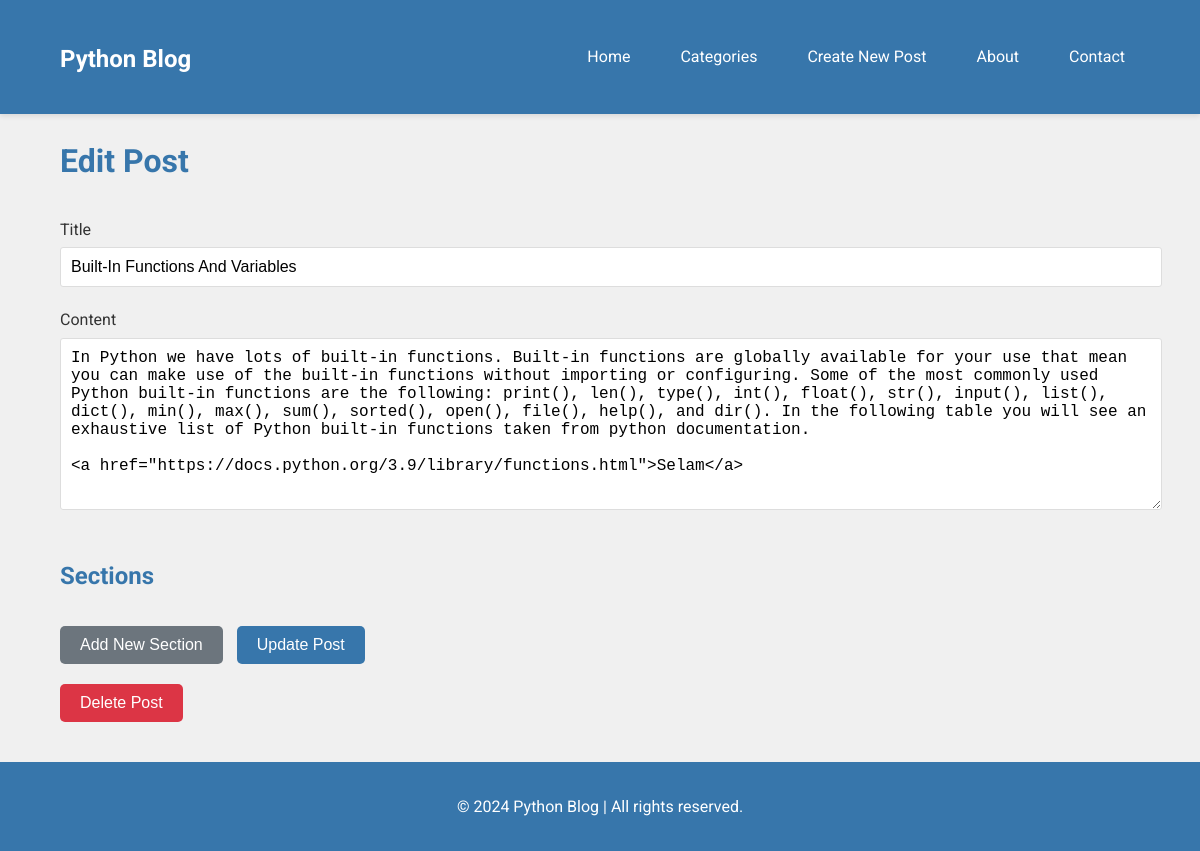
/post/11/edit, run on the app's committed database.
### app/models.py (models this page shows, shortened)
class BlogPost(db.Model):
    id = db.Column(db.Integer, primary_key=True)
    title = db.Column(db.String(100), nullable=False)
    content = db.Column(db.Text, nullable=False)
    date_posted = db.Column(db.DateTime, nullable=False, default=datetime.utcnow)
    sections = db.relationship('BlogPostSection', backref='post', lazy=True)

### app/routes.py (the view, shortened to what this page needs)
@app.route('/post/<int:post_id>/edit', methods=['GET', 'POST'])
def edit_post(post_id):
    post = BlogPost.query.get_or_404(post_id)
    return render_template('edit_post.html', post=post)

### app/templates/edit_post.html (shortened to what this page needs)
{% extends "base.html" %} {% block title %}Edit Post - Python Blog{% endblock %}
{% block content %}
<h1 class="page-title">Edit Post</h1>
<form
  id="edit-post-form"
  method="POST"
  action="{{ url_for('edit_post', post_id=post.id) }}"
>
  <div class="form-group">
    <label for="post-title">Title</label>
    <input
      type="text"
      id="post-title"
      name="title"
      class="form-control"
      value="{{ post.title }}"
      required
    />
  </div>
  <div class="form-group">
    <label for="post-content">Content</label>
    <textarea
      id="post-content"
      name="content"
      class="form-control"
      rows="5"
      required
    >
{{ post.content }}</textarea
    >
  </div>
  <h2 class="section-title">Sections</h2>
  <div class="form-actions">
    <button type="button" id="add-section" class="btn btn-secondary">
      Add New Section
    </button>
    <button type="submit" class="btn btn-primary">Update Post</button>
  </div>
</form>
<form
  action="{{ url_for('delete_post', post_id=post.id) }}"
  method="POST"
  onsubmit="return confirm('Are you sure you want to delete this post?');"
>
  <button type="submit" class="btn btn-danger">Delete Post</button>
</form>
{% endblock %}

### app/static/css/style.css (style rules this page uses)
:root { --primary-color: #3776ab; --secondary-color: #ffd43b; --background-color: #f0f0f0; --text-color: #333; --nav-hover-color: #1d4166; }
body { font-family: "Roboto", sans-serif; line-height: 1.6; margin: 0; padding: 0; background-color: var(--background-color); color: var(--text-color); }
h1, h2, h3, h4, h5, h6 { color: var(--primary-color); }
.btn { display: inline-block; background: var(--primary-color); color: white; padding: 10px 15px; border: none; border-radius: 5px; text-decoration: none; font-size: 1rem; transition: background-color 0.3s ease, transform 0.3s ease; }
.form-group { margin-bottom: 20px; }
.form-group label { display: block; margin-bottom: 5px; }
.form-group input, .form-group textarea { width: 100%; padding: 10px; border: 1px solid #ddd; border-radius: 3px; }
.form-group textarea { height: 150px; }
.page-title { margin-bottom: 30px; color: var(--primary-color); }
.form-control { width: 100%; padding: 10px; border: 1px solid #ddd; border-radius: 4px; font-size: 16px; }
textarea.form-control { min-height: 100px; }
.btn { padding: 10px 20px; font-size: 16px; cursor: pointer; }
.btn-secondary { background-color: #6c757d; color: white; border: none; }
.btn-primary { background-color: var(--primary-color); color: white; border: none; }
#add-section { margin-right: 10px; }
.section-title { margin-top: 40px; margin-bottom: 20px; color: var(--primary-color); }
.btn { padding: 10px 20px; font-size: 16px; cursor: pointer; margin-right: 10px; }
.btn-danger { background-color: #dc3545; color: white; border: none; }
.form-actions { margin-top: 30px; margin-bottom: 20px; }

### data on the page
BlogPost: title "Built-In Functions And Variables", content "In Python we have lots of built-in functions. Built-in functions are globally available for your use that mean you can make use of the built-in functions without importing or configuring. Some of the most commonly used Python built-in functions are the following: print(), len(), type(), int(), float(), str(), input(), list(), dict(), min(), max(), sum(), sorted(), open(), file(), help(), and dir(). In the following table you will see an exhaustive list of Python built-in functions taken from python documentation. <a href=\"https://docs.python.org/3.9/library/functions.html\">Selam</a>"
